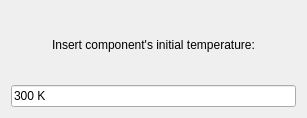
<?xml version="1.0" encoding="UTF-8"?>
<ui version="4.0">
 <class>TaskFemConstraintInitialTemperature</class>
 <widget class="QWidget" name="TaskFemConstraintInitialTemperature">
  <property name="geometry">
   <rect>
    <x>0</x>
    <y>0</y>
    <width>307</width>
    <height>118</height>
   </rect>
  </property>
  <property name="windowTitle">
   <string>Dialog</string>
  </property>
  <layout class="QVBoxLayout" name="verticalLayout">
   <item>
    <widget class="QLabel" name="label">
     <property name="text">
      <string>Insert component's initial temperature:</string>
     </property>
     <property name="alignment">
      <set>Qt::AlignCenter</set>
     </property>
    </widget>
   </item>
   <item>
    <widget class="Gui::InputField" name="if_temperature">
     <property name="text">
      <string>300 K</string>
     </property>
     <property name="unit" stdset="0">
      <string notr="true"/>
     </property>
    </widget>
   </item>
  </layout>
 </widget>
 <customwidgets>
  <customwidget>
   <class>Gui::InputField</class>
   <extends>QLineEdit</extends>
   <header>Gui/InputField.h</header>
  </customwidget>
 </customwidgets>
 <resources/>
 <connections/>
</ui>
